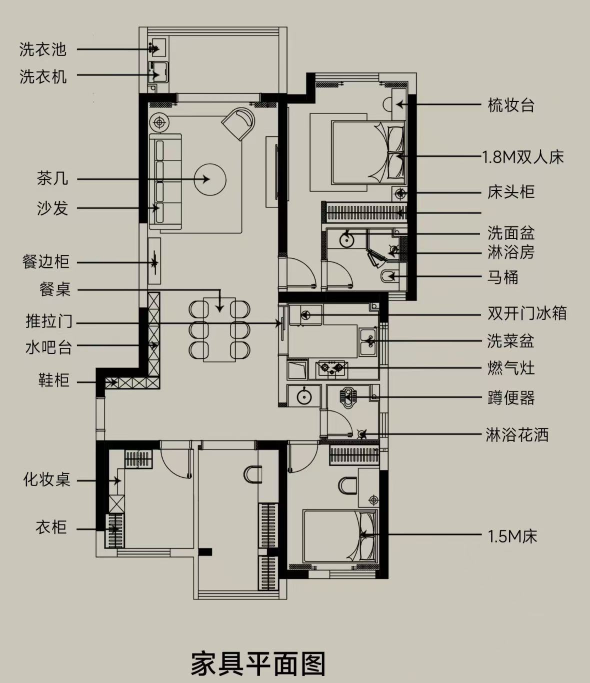
#> input picture wall-recognition/input/furniture-references/06.jpg, 1179 x 1366 px (shown at 1/2 size)
$ python evaluate.py
#> lines starting #> are read from the running program, lines starting #| are printed output that depends on the picture
#> (the call stopped at in session, `options = ort.SessionOptions()`: onnxruntime is not available in this run)
#> in main, image is the input picture: PIL image 1179x1366 RGB; mean R, G, B 183.8, 180, 169.1
### wall-recognition/recognize_furniture.py
"""Local furniture and fixture candidates from explicit symbols, not trained weights.

Coordinates are half-open image pixel boxes. Matching scores are similarities,
not probabilities. Reference sheet crops never contain category captions.
"""
from __future__ import annotations

import argparse
from copy import deepcopy
from functools import lru_cache
import json
import math
from pathlib import Path

import cv2
import numpy as np
from PIL import Image, ImageDraw, ImageFont, ImageOps

ROOT = Path(__file__).resolve().parent
ALGORITHM = "furniture-symbol-match-v7"
LABELS = {"bed": "床", "sofa": "沙发", "cabinet": "柜子", "table": "桌子", "chair": "椅子", "unclassified": "待定家具",
          "coffee_table": "茶几", "dining_table": "餐桌", "shoe_cabinet": "鞋柜", "tv_console": "电视柜",
          "kitchen_cabinet": "厨房柜台", "kitchen_sink": "水槽", "cooktop": "灶台", "refrigerator": "冰箱",
          "vanity": "浴室柜", "toilet": "马桶", "wet_area": "洗浴区（淋浴）",
          "bathtub": "浴缸", "shower": "淋浴间", "unclassified_area":"区域待确认", "water_feature":"水景 / 水池"}
DIRECTIONAL_KINDS = {"bed", "sofa"}
PENDING_KINDS = {"unclassified", "unclassified_area"}
COLORS = {"bed": "#a12bba", "sofa": "#19854c", "cabinet": "#b76a12",
          "unclassified_area":"#737080", "water_feature":"#168187",
          "shoe_cabinet": "#b76a12", "tv_console": "#b76a12", "kitchen_cabinet": "#b76a12",
          "coffee_table": "#3264b5", "dining_table": "#3264b5", "wet_area": "#737080"}
LIMITATIONS = ["家具和设施按收录图例匹配；画法不同、遮挡和低清图片可能漏检或误检。",
              "未分型洗浴区默认生成淋浴，可切换浴缸；此默认值不是自动辨认浴缸与淋浴。鞋柜等用途来自参考图标注。",
              "家具匹配分数不是置信概率；朝向为图例推测，需校核。",
              "家具尺寸为像素，不推断单人/双人、真实尺寸或家具型号。"]


# [18 lines left out: functions ink_image, template_features, not called in this run]


@lru_cache(maxsize=1)
def templates():
    folder = ROOT / "input/furniture-references"
    specs = json.loads((folder / "templates.json").read_text(encoding="utf-8"))
    result, sources, grayscale = [], {}, {}
    for spec in specs:
        key = (spec["image"], spec.get("feature_mode", "binary"))
        if key not in sources:
            with Image.open(folder / spec["image"]) as source:
                sources[key] = template_features(source, key[1])
                grayscale[spec["image"]] = np.asarray(source.convert('L'))
        # Process before cropping so border contrast agrees with the search image.
        x0, y0, x1, y1 = spec["bbox_px"]
        crop = sources[key][y0:y1, x0:x1]
        upright = np.ascontiguousarray(np.rot90(crop, spec.get("head_rotation_deg", 0)//90))
        if "object_bbox_px" in spec:
            raw = grayscale[spec["image"]]
            left, top = max(0,x0-16), max(0,y0-16)
            spec = {**spec, "_raw_context": raw[top:y1+16, left:x1+16].copy(),
                    "_padding": (x0-left,y0-top)}
        result.append((spec, upright))
    return result


# [85 lines left out: functions resize_template, overlap, object_box, conflicting_candidates, geometry, template_peaks, not called in this run]


def detect_furniture(image: Image.Image, *, search_stride=3) -> list[dict]:
    # Bound runtime/memory for the four-megapixel upload limit. Search scales are
    # relative to the image, with no target-image paths or fixed output positions.
#> called with search_stride = 3
    factor = min(1.0, 1000 / max(image.size))
    small = image.resize((max(1, round(image.width*factor)), max(1, round(image.height*factor))))
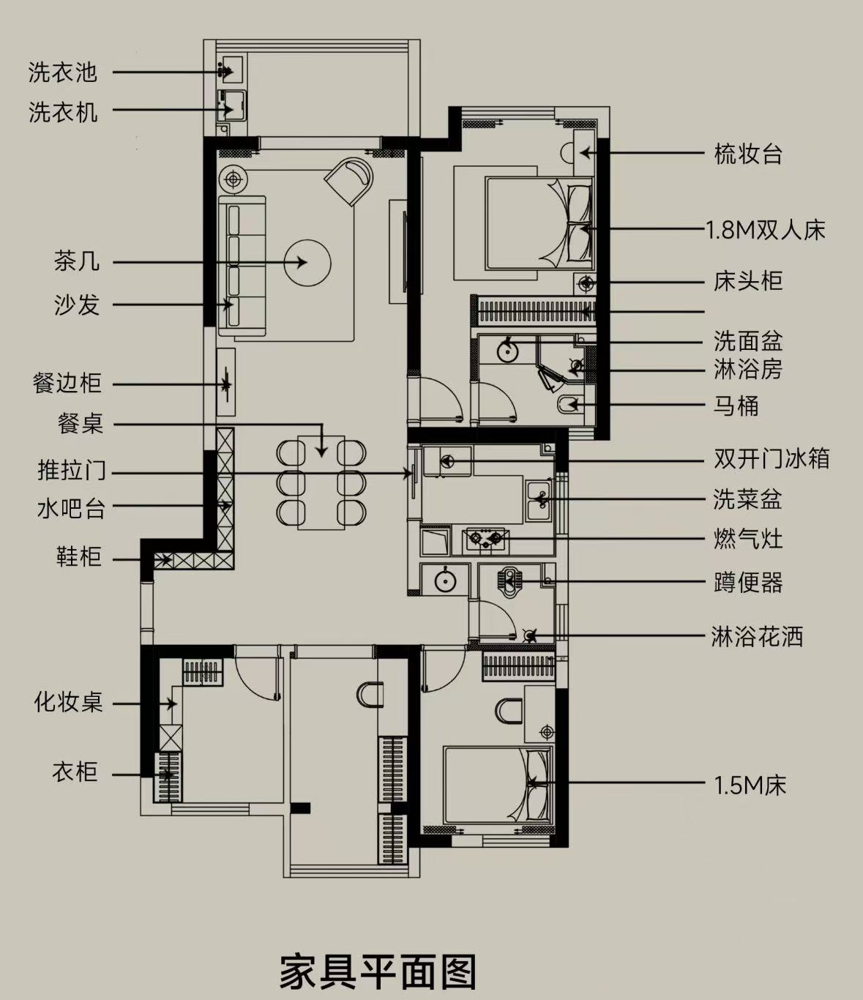
#> small: PIL image 863x1000 RGB; mean R, G, B 183.8, 180, 169.2
    if min(small.size) < 28:
        return []
    features = {}
    proposals = []
    max_size = min(330, min(small.size)*.65)
    sizes = np.geomspace(28, max_size, max(1, int(math.log(max_size/28)/math.log(1.06))+1)) if max_size >= 28 else []
    for spec, base in templates():
        mode = spec.get("feature_mode", "binary")
        if mode not in features:
            ink = template_features(small, mode)
            blurred = cv2.GaussianBlur(ink, (7, 7), 1.3)
            features[mode] = (ink, blurred, np.ascontiguousarray(blurred[::search_stride,::search_stride]), cv2.integral(ink))
        ink, blurred, coarse, integral = features[mode]
        if ink.sum() < 30:
            continue
        # Rendered upholstery and hanging-clothes symbols contain denser strokes
        # than CAD outlines. Derive their bound from the reference, capped below solid.
        max_density = min(.72, max(.42, float(base.mean()) + .13))
        # Long wardrobes and textured regions lose correlation when a coarse
        # scale step shifts their internal strokes by several pixels.
        scale_step = spec.get('scale_step', 1.06)
        search_sizes = (np.geomspace(28,max_size,max(1,int(math.log(max_size/28)/math.log(scale_step))+1))
                        if scale_step != 1.06 and max_size >= 28 else sizes)
        for size in search_sizes:
            h, w = base.shape
            w, h = max(8, round(w*size/max(base.shape))), max(8, round(h*size/max(base.shape)))
            min_side = spec.get("minimum_short_side", 40 if spec["kind"] == "bed" else 22 if spec["kind"] == "cabinet" else 28)
            if min(w, h) < min_side:
                continue  # At smaller sizes blur erases pillows/seats into plain stripes.
            resized = resize_template(spec,base,w,h)
            density_limit = min(.88,max(.42,float(resized.mean())+.10)) if "_raw_context" in spec else max_density
            template = cv2.GaussianBlur(resized, (7, 7), 1.3)
            for mirrored in (False, True):
                flipped = np.fliplr(template) if mirrored else template
                for turn in range(4):
                    needle = np.ascontiguousarray(np.rot90(flipped, -turn))
                    th, tw = needle.shape
                    if th >= ink.shape[0] or tw >= ink.shape[1]:
                        continue
                    minimum_score = spec.get("minimum_score", .86 if spec["kind"] == "bed" else .78)
                    threshold=spec.get("supported_minimum_score",minimum_score)
                    for score,x,y in template_peaks(blurred,coarse,integral,needle,threshold,density_limit,search_stride):
                        patch = ink[y:y+th, x:x+tw]
                        # Thick solid regions and almost empty outlines are not furniture.
                        if not .025 < float(patch.mean()) < density_limit:
                            continue
                        # Blurred outlines alone can turn a coffee table into a
                        # single-seat sofa. Verify the less-smoothed local strokes.
                        detail = np.ascontiguousarray(np.rot90(np.fliplr(resized) if mirrored else resized, -turn))
                        detail_score = float(cv2.matchTemplate(patch, detail, cv2.TM_CCOEFF_NORMED)[0, 0])
                        minimum_detail = .55 if spec["kind"] == "sofa" and min(th, tw) < 34 else .35
                        if not math.isfinite(detail_score) or detail_score < spec.get("minimum_detail_score", minimum_detail):
                            continue
                        a,b,c,d = object_box(spec, mirrored, turn)
                        proposals.append(dict(kind=spec["kind"],
                            bbox_px=[round((x+a*tw)/factor, 2), round((y+b*th)/factor, 2),
                                     min(image.width, round((x+c*tw)/factor, 2)), min(image.height, round((y+d*th)/factor, 2))],
                            rotation_deg=turn*90 if spec["kind"] in DIRECTIONAL_KINDS and not spec.get("orientation_unknown") else None, match_score=round(float(score), 4),
                            source="symbol_template", review_status="unreviewed",
                            evidence={"template_id": spec["id"], "mirrored": mirrored, "feature_mode": mode,
                                      "detail_score": round(detail_score, 4),
                                      **({"requires_container": spec["support_kind"]} if score < minimum_score else {}),
                                      "score_type": "normalized_correlation_not_probability"}))
    supported = []
    for item in proposals:
        required = item["evidence"].get("requires_container")
        if required:
            a = item["bbox_px"]
            area = (a[2]-a[0])*(a[3]-a[1])
            if not any(parent["kind"] == required and
                       (parent["bbox_px"][2]-parent["bbox_px"][0])*(parent["bbox_px"][3]-parent["bbox_px"][1]) > area and
                       overlap(a,parent["bbox_px"])[1] >= .8 for parent in proposals):
                continue
        supported.append(item)
    kept = []
    for item in sorted(supported, key=lambda c: -c["match_score"]):
        if any(conflicting_candidates(item, old) for old in kept):
            continue
        kept.append(item)
        if len(kept) >= 100:
            break
    kept.sort(key=lambda c: (c["bbox_px"][1], c["bbox_px"][0]))
    return [geometry(dict(item, id=f"F{i:03d}")) for i, item in enumerate(kept, 1)]


def add_furniture(document, image):
    from recognize_learned_furniture import detect_learned
    items = detect_furniture(image)
    learned, status = detect_learned(image)
    # Keep explicit calibrated symbols when both engines describe the same
    # object. Correlation and model scores cannot be ranked against each other.
    for candidate in sorted(learned, key=lambda f: -f['match_score']):
        if not any(conflicting_candidates(candidate, old) for old in items):
            items.append(candidate)
    items.sort(key=lambda f: (f['bbox_px'][1], f['bbox_px'][0]))
    items = [geometry(dict(f, id=f'F{i:03d}')) for i,f in enumerate(items,1)]
    document.update(furniture=items, furniture_algorithm=ALGORITHM+'+floorcad-onnx-v3',
                    furniture_model_status=status,
                    furniture_basis="source_image; independent of wall and opening edits")
    document.setdefault("limitations", []).extend(LIMITATIONS)
    document['limitations'].append('线稿模型输出家具候选；卫浴补检结合两种图像处理、内部轮廓和邻近马桶校验，仍可能漏检或误检。未分型洗浴区直接生成默认淋浴模型。')
    if status != 'ready':
        document['limitations'].append('跨图家具模型未加载：请安装 ONNX Runtime 并运行模型安装脚本；当前仅使用图例匹配。')
    return document


# [86 lines left out: function apply_furniture_edit, not called in this run]


def furniture_export(document):
    return {key: document.get(key) for key in ("image", "coordinate_system", "scale_mm_per_px",
                                              "furniture_algorithm", "furniture_basis", "furniture")}


# [21 lines left out: function draw_furniture, not called in this run]


# [15 lines that do not run on import are left out]

### wall-recognition/recognize_learned_furniture.py
"""Local ONNX floor-plan symbol inference; never sends images to a service."""
from functools import lru_cache
from pathlib import Path
import ast

import cv2
import numpy as np
from PIL import Image, ImageOps

ROOT = Path(__file__).resolve().parent


# [20 lines left out: functions cad_ink, letterbox, not called in this run]


@lru_cache(maxsize=2)
def session(path):
    import onnxruntime as ort
    options = ort.SessionOptions()
    options.intra_op_num_threads = 4
    options.inter_op_num_threads = 1
    runner = ort.InferenceSession(str(path), sess_options=options, providers=['CPUExecutionProvider'])
    names = ast.literal_eval(runner.get_modelmeta().custom_metadata_map['names'])
    return runner, names


# [32 lines left out: function predict, not called in this run]


# Only categories checked against source drawings are enabled. The supplied
# taxonomy mislabels several fixtures; retain the raw label as evidence. The
# separately verified bathroom branch below does not change this global map.
CLASS_MAP = {'bed': 'bed', 'sofa': 'sofa', 'table': 'table', 'chair': 'chair',
             'half_height_cabinet': 'cabinet', 'high_cabinet': 'cabinet',
             'tv_cabinet': 'cabinet', 'bedside_cupboard': 'cabinet'}


# [73 lines left out: functions interior_shapes, bathroom_candidates, detect_learned, not called in this run]

### wall-recognition/output/region-feasibility-v1/evaluate.py
"""Offline manually marked room experiment. Does not alter the application.

Run with the application's Python environment. Targets and room boundaries are
fixed before inference. These are selected visual landmarks, not complete truth.
"""
from copy import deepcopy
import json
from pathlib import Path
import sys
from time import perf_counter

from PIL import Image, ImageDraw, ImageFont

ROOT = Path(__file__).resolve().parents[2]
sys.path.insert(0, str(ROOT))
from recognize_furniture import add_furniture, conflicting_candidates, overlap
from recognize_learned_furniture import predict, session, CLASS_MAP

OUT = Path(__file__).resolve().parent
MODEL = ROOT / 'models/floorcad-nano.onnx'

def t(name, kind, box):
    return {'name': name, 'kind': kind, 'bbox_px': box}

CASES = [
    {'id': 'gray', 'image': 'input/furniture-references/06.jpg', 'regions': [
        {'name': 'kitchen', 'label': '厨房', 'bbox_px': [548, 590, 780, 768], 'targets': [
            t('上柜台', 'cabinet', [647,608,757,650]), t('右柜台', 'cabinet', [714,651,757,715]),
            t('下柜台', 'cabinet', [572,717,758,760]), t('水槽', 'kitchen_sink', [718,657,754,712]),
            t('灶台', 'cooktop', [632,722,695,758]), t('冰箱', 'refrigerator', [579,608,645,651])]},
        {'name': 'dining', 'label': '餐厅', 'bbox_px': [280,460,557,785], 'targets': [
            t('餐桌', 'table', [406,595,471,725]),
            *[t(f'餐椅{i+1}', 'chair', b) for i,b in enumerate([
                [377,600,417,637],[460,600,501,637],[377,642,417,679],
                [460,642,501,679],[377,682,417,718],[460,682,501,718]])]]},
        {'name': 'bedroom', 'label': '卧室（含桌子）', 'bbox_px': [192,879,575,1200], 'targets': [
            t('左下衣柜', 'cabinet', [211,1027,248,1097]),
            t('左上柜体', 'cabinet', [249,900,305,938]),
            t('右侧上柜体', 'cabinet', [516,1006,557,1097]),
            t('右侧下柜体', 'cabinet', [516,1112,557,1184]),
            t('右侧书桌', 'table', [516,899,558,1006]),
            t('书桌椅', 'chair', [487,931,526,969]),
            t('左侧梳妆桌', 'table', [218,936,251,990])]},
    ]},
    {'id': 'line', 'image': 'input/reference-plans/04-furnished.png', 'regions': [
        {'name': 'kitchen', 'label': '厨房', 'bbox_px': [543,143,789,507], 'targets': [
            t('水槽', 'kitchen_sink', [589,176,675,235]),
            t('灶台', 'cooktop', [710,275,765,376])]},
        {'name': 'dining', 'label': '餐厅', 'bbox_px': [200,270,548,610], 'targets': [
            t('餐桌', 'table', [229,384,384,474]),
            *[t(f'餐椅{i+1}', 'chair', b) for i,b in enumerate([
                [237,347,297,384],[313,347,374,384],[237,473,298,509],[313,473,375,509]])]]},
        {'name': 'bedroom', 'label': '主卧', 'bbox_px': [950,568,1324,1027], 'targets': [
            t('床', 'bed', [1078,730,1305,938]),
            t('衣柜', 'cabinet', [1120,573,1307,640]),
            t('上床头柜', 'cabinet', [1253,678,1307,730]),
            t('下床头柜', 'cabinet', [1254,938,1307,992])]},
        {'name': 'study', 'label': '书房', 'bbox_px': [997,318,1316,568], 'targets': [
            t('书桌', 'table', [1238,330,1306,493]),
            t('书桌椅', 'chair', [1202,401,1249,455])]},
    ]},
]

FAMILY = {'dining_table':'table', 'coffee_table':'table', 'kitchen_cabinet':'cabinet',
          'shoe_cabinet':'cabinet', 'tv_console':'cabinet'}
PREFERRED = {'kitchen': {'cabinet','kitchen_sink','cooktop','refrigerator'},
             'dining': {'table','chair','cabinet'},
             'bedroom': {'bed','cabinet','table','chair'}, 'study': {'table','chair','cabinet'}}

# [57 lines left out: functions inside, translate, metrics, merge, render, not called in this run]


def main():
    (OUT/'cases.json').write_text(json.dumps(CASES,ensure_ascii=False,indent=2),encoding='utf-8')
    session(str(MODEL))
    report=[]
    for case in CASES:
        image=Image.open(ROOT/case['image']).convert('RGB')
        started=perf_counter()
        full=add_furniture({},image)['furniture']
        full_seconds=perf_counter()-started
        raw_full=predict(image,MODEL,threshold=.35,cad=True)
        for region in case['regions']:
            x0,y0,x1,y1=region['bbox_px']
            crop=image.crop((x0,y0,x1,y1))
            started=perf_counter()
            local=translate(add_furniture({},crop)['furniture'],x0,y0)
            local_seconds=perf_counter()-started
            baseline=[f for f in full if inside(f,region['bbox_px'])]
            combined=merge(baseline,local)
            # A separate diagnostic asks whether prioritized lower-score model
            # candidates help. Unsupported raw fixture labels are never remapped.
            raw_local=translate(predict(crop,MODEL,threshold=.35,cad=True),x0,y0)
            preferred=[]
            for r in raw_local:
                kind=CLASS_MAP.get(r['label'])
                if kind in PREFERRED[region['name']] and .40 <= r['score'] < .55:
                    preferred.append({'kind':kind,'bbox_px':r['bbox_px'],'match_score':r['score'],
                                      'source':'room_priority_diagnostic','raw_label':r['label']})
            prioritized=merge(combined,preferred)
            variants={'full':baseline,'crop':local,'combined':combined,'priority':prioritized}
            row={'image':case['id'],'region':region,'full_seconds':round(full_seconds,3),
                 'crop_seconds':round(local_seconds,3),'metrics':{k:metrics(v,region['targets']) for k,v in variants.items()},
                 'predictions':variants,'raw_full':[r for r in raw_full if inside(r,region['bbox_px'])],
                 'raw_crop':raw_local}
            report.append(row)
            render(image,region,[('整图',baseline),('单独分区',local),('整图＋分区',combined)],OUT/f"{case['id']}-{region['name']}.png")
            (OUT/'results.json').write_text(json.dumps(report,ensure_ascii=False,indent=2),encoding='utf-8')
            print(case['id'],region['name'],{k:f"{m['hits']}/{m['targets']}" for k,m in row['metrics'].items()},round(local_seconds,2),flush=True)
    print('TOTAL',{k:sum(r['metrics'][k]['hits'] for r in report) for k in ('full','crop','combined','priority')},
          'targets',sum(len(r['region']['targets']) for r in report),flush=True)

if __name__ == '__main__':
#> (the run stopped early here; a loop or call above may not have finished)

$ run again, with wall-recognition/input/furniture-references/01.jpg copied over wall-recognition/input/furniture-references/06.jpg
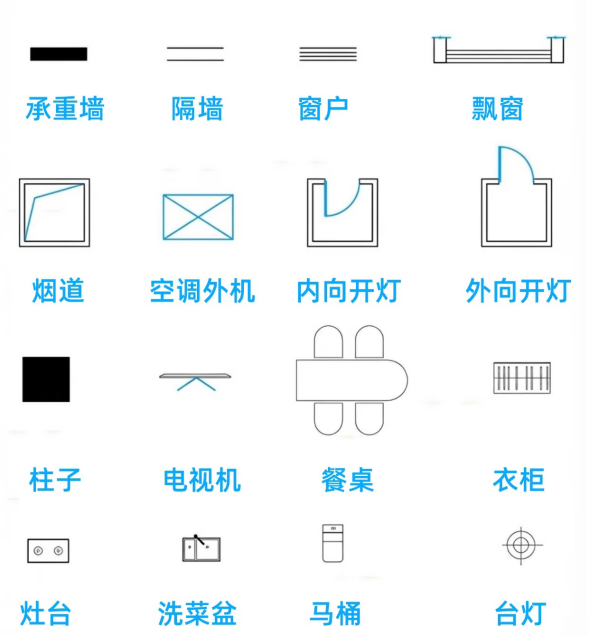
#> input picture wall-recognition/input/furniture-references/01.jpg, 1179 x 1272 px (shown at 1/2 size)
#> in main, image is the input picture: PIL image 1179x1272 RGB; mean R, G, B 241.7, 246.8, 248.9
#> in detect_furniture, `small = image.resize((max(1, round(image.width*factor)), max(1, round(..`:
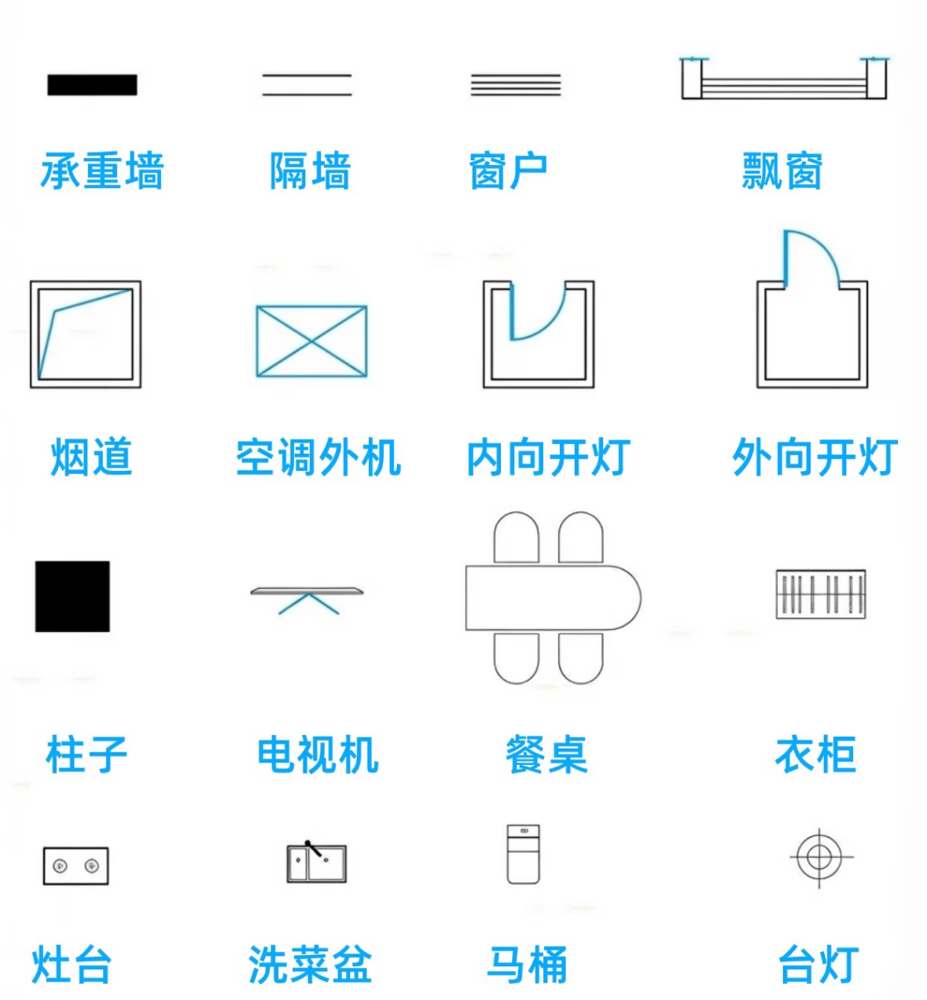
#> small: PIL image 927x1000 RGB; mean R, G, B 241.7, 246.8, 248.9
